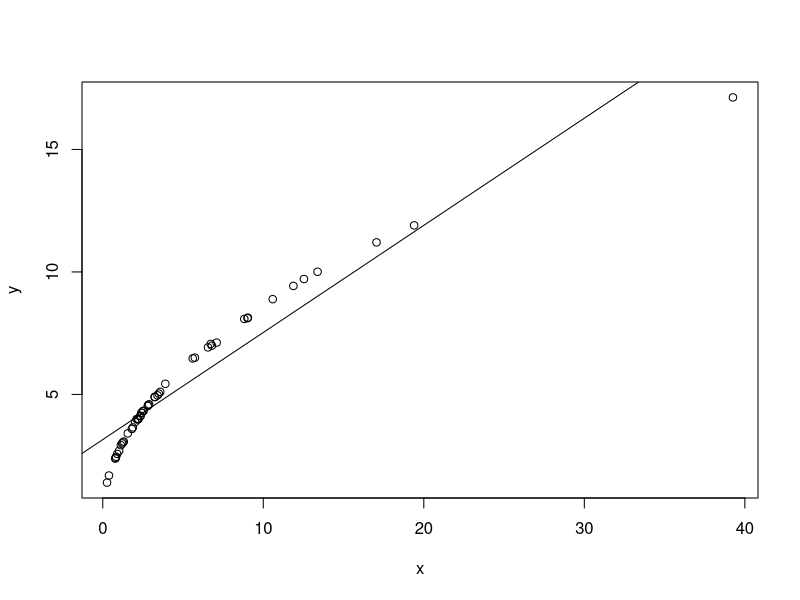
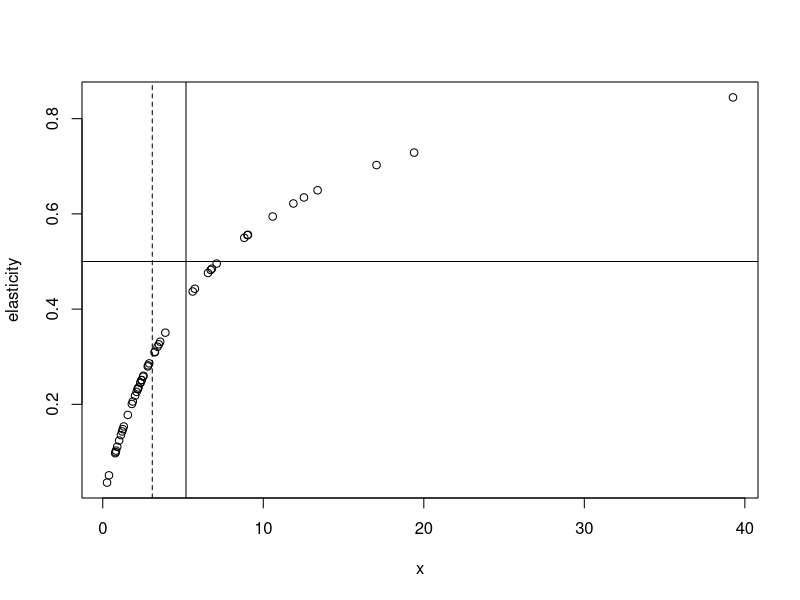

Reproduce these figures in R, in order.
#some illustrative figures for transformation lectures
pdf("loglin1.pdf",width=6.5,height=4.5)
x <- exp(1+rnorm(50))
y <- exp(1 + .5*log(x) + rnorm(50)/100)
plot(x,y)
z <- lm(y~x)
abline(z)
dev.off()
pdf("loglin2.pdf",width=8.5,height=6.5)
plot(x,z$coef[2]*x/z$fit,ylab="elasticity")
abline(h=.5)
abline(v=mean(x))
abline(v=exp(mean(log(x))),lty=2)
dev.off()
